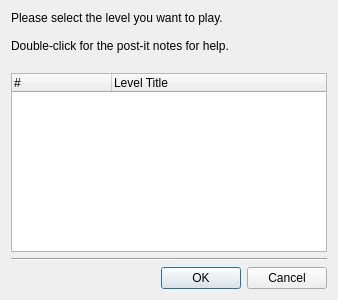
<?xml version="1.0" encoding="UTF-8"?>
<ui version="4.0">
 <class>ChooseLevel</class>
 <widget class="QDialog" name="ChooseLevel">
  <property name="windowModality">
   <enum>Qt::ApplicationModal</enum>
  </property>
  <property name="geometry">
   <rect>
    <x>0</x>
    <y>0</y>
    <width>338</width>
    <height>300</height>
   </rect>
  </property>
  <property name="windowTitle">
   <string>Choose your game!</string>
  </property>
  <layout class="QVBoxLayout" name="verticalLayout">
   <item>
    <widget class="QLabel" name="label">
     <property name="text">
      <string>Please select the level you want to play.

Double-click for the post-it notes for help.
</string>
     </property>
    </widget>
   </item>
   <item>
    <widget class="QTreeWidget" name="theTreeWidget">
     <property name="itemsExpandable">
      <bool>false</bool>
     </property>
     <property name="expandsOnDoubleClick">
      <bool>false</bool>
     </property>
     <column>
      <property name="text">
       <string>#</string>
      </property>
     </column>
     <column>
      <property name="text">
       <string>Level Title</string>
      </property>
     </column>
    </widget>
   </item>
   <item>
    <widget class="Line" name="line">
     <property name="orientation">
      <enum>Qt::Horizontal</enum>
     </property>
    </widget>
   </item>
   <item>
    <widget class="QDialogButtonBox" name="buttonBox">
     <property name="orientation">
      <enum>Qt::Horizontal</enum>
     </property>
     <property name="standardButtons">
      <set>QDialogButtonBox::Cancel|QDialogButtonBox::Ok</set>
     </property>
    </widget>
   </item>
  </layout>
 </widget>
 <resources/>
 <connections>
  <connection>
   <sender>buttonBox</sender>
   <signal>accepted()</signal>
   <receiver>ChooseLevel</receiver>
   <slot>accept()</slot>
   <hints>
    <hint type="sourcelabel">
     <x>248</x>
     <y>254</y>
    </hint>
    <hint type="destinationlabel">
     <x>157</x>
     <y>274</y>
    </hint>
   </hints>
  </connection>
  <connection>
   <sender>buttonBox</sender>
   <signal>rejected()</signal>
   <receiver>ChooseLevel</receiver>
   <slot>reject()</slot>
   <hints>
    <hint type="sourcelabel">
     <x>316</x>
     <y>260</y>
    </hint>
    <hint type="destinationlabel">
     <x>286</x>
     <y>274</y>
    </hint>
   </hints>
  </connection>
 </connections>
</ui>
